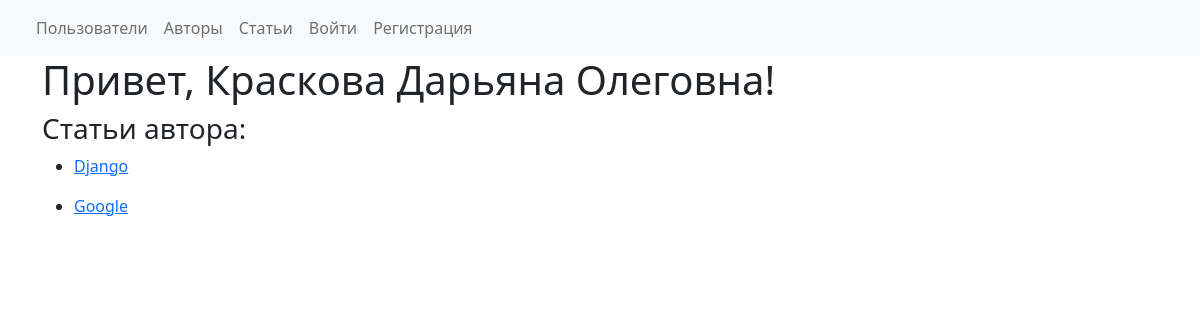
The app's page /users/7 with its own data.
### blog_flask/models.py (models this page shows, shortened)
class Users(db.Model, UserMixin):
    __tablename__ = 'users'
    id = db.Column(db.Integer, primary_key=True)
    email = db.Column(db.String(120), index=True, unique=True, nullable=False)
    password_hash = db.Column(db.String(128))
    name = db.Column(db.String(255))
    is_staff = db.Column(db.Boolean, default=False)
    author = relationship('Author', uselist=False, back_populates='user')

class Article(db.Model):
    __tablename__ = 'articles'
    id = db.Column(db.Integer, primary_key=True)
    author_id = db.Column(db.Integer, ForeignKey('authors.id'), nullable=False)
    title = db.Column(db.String(200), nullable=False, default="", server_default="")
    text = db.Column(db.Text, nullable=False, default="", server_default="")
    created_at = db.Column(db.DateTime, default=datetime.utcnow, server_default=func.now())
    updated_at = db.Column(db.DateTime, default=datetime.utcnow, onupdate=datetime.utcnow)
    author = relationship('Author', back_populates='articles')
    tags = relationship('Tag', secondary=article_tag_associations_table, back_populates='articles')

### blog_flask/users/views.py (the view)
@users.route('/<int:pk>')
def get_user(pk: int):
    user = Users.query.filter_by(id=pk).one_or_none()
    if user is None:
        raise NotFound(f'User #{pk} does not exist!')
    return render_template(
        'users/detail.html',
        user=user
    )

### blog_flask/templates/users/detail.html (shortened to what this page needs)
{% extends 'base.html' %}
{% block body %}
<h1>Привет, {{ user.name }}!</h1>
<h3>Статьи автора:</h3>
{% for article in user.author.articles %}
<ul>
    <li>
        <a href="{{ url_for('articles.articles_info', article_id=article.id) }}">
            {{ article.title }}
        </a>
    </li>
</ul>
{% else %}
<div class="alert alert-warning" role="alert">
    Статьи не найдены
</div>
{% endfor %}
{% endblock %}

### records on screen
Users: name "Краскова Дарьяна Олеговна"
Article: title "Django"
Article: title "Google"
